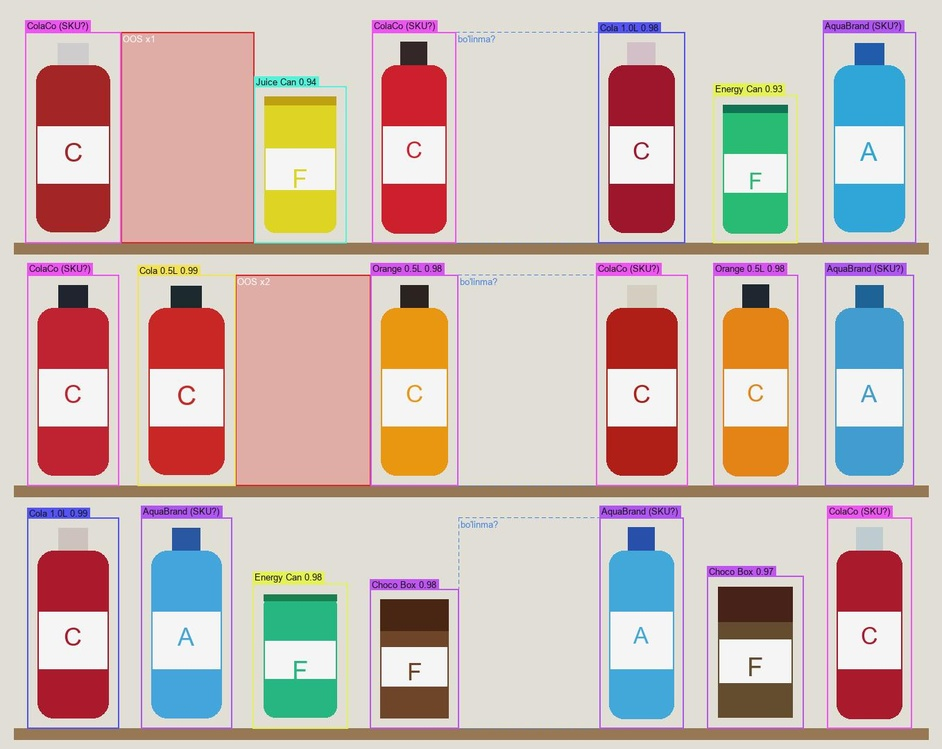
#> input picture frontend/shelf-example.jpg, 942 x 749 px, shrunk from 1358 x 1080 before the run; its folder holds only this picture in this run
$ python -i shelf_lines.py   (imports and definitions only)
#> lines starting #> are read from the running program, lines starting #| are printed output that depends on the picture
"""Javon chetlari (narx relslari) bo'yicha BUTUNLAY bo'sh javon zonalarini topish.

Muammo: oos.py bo'sh joyni mahsulot qatorlari ichidan qidiradi. Agar javonda
umuman mahsulot qolmagan bo'lsa, u "qator" sifatida mavjud emas va hech qachon
OOS deb topilmaydi — holbuki bu eng muhim holat.

Yechim — javon geometriyasini mahsulotlardan emas, rasmning o'zidan olish:
  1. Canny + HoughLinesP -> uzun, deyarli gorizontal segmentlar
     (perspektiva uchun ±25° gacha qiyalik).
  2. Segmentlar bir chiziqqa birlashtiriladi (markazdagi y va burchak bo'yicha)
     -> javon chetlari  y = m·x + b.
  3. Qo'shni chetlar orasidagi zona = javon "qavati".
  4. Himoya (yo'lak, shift, pol chiziqlari uchun): kamida 2 ta mahsulot qatori
     pastki chizig'i biror chetga to'g'ri kelishi kerak (rasm haqiqatan javon).
     Bo'sh zonalar faqat mahsulotli zonalar oralig'ida yoki ulardan ko'pi bilan
     2 qavat pastda qidiriladi, balandligi mahsulotli zonalarga mos bo'lishi kerak.
  5. Zona vertikal tasmalarga bo'linadi; tasma bo'sh = unda turgan mahsulot yo'q
     VA qirralar zichligi mahsulotlarnikidan ancha past. Ketma-ket bo'sh
     tasmalar -> OOS (status "oos", row < 0 = javon zonasi, mahsulot qatori emas).
  6. Ko'p qavatda bir xil x'da takrorlanuvchi tor bo'shliq — bo'linma/ramka.
"""
from __future__ import annotations

from dataclasses import dataclass

import numpy as np

from .types import Detection, Gap


@dataclass
class ShelfEdge:
    m: float            # qiyalik
    b: float            # y = m*x + b
    x1: float
    x2: float
    length: float

    def y(self, x):
        return self.m * np.asarray(x, dtype=float) + self.b


def detect_shelf_edges(image: np.ndarray, min_len_frac: float = 0.15,
                       max_angle: float = 25.0, min_cover_frac: float = 0.3) -> list[ShelfEdge]:
#> called with min_len_frac = 0.15, max_angle = 25, min_cover_frac = 0.3
    import cv2

    H, W = image.shape[:2]
#> H = 749; W = 942
    gray = cv2.cvtColor(image, cv2.COLOR_RGB2GRAY)
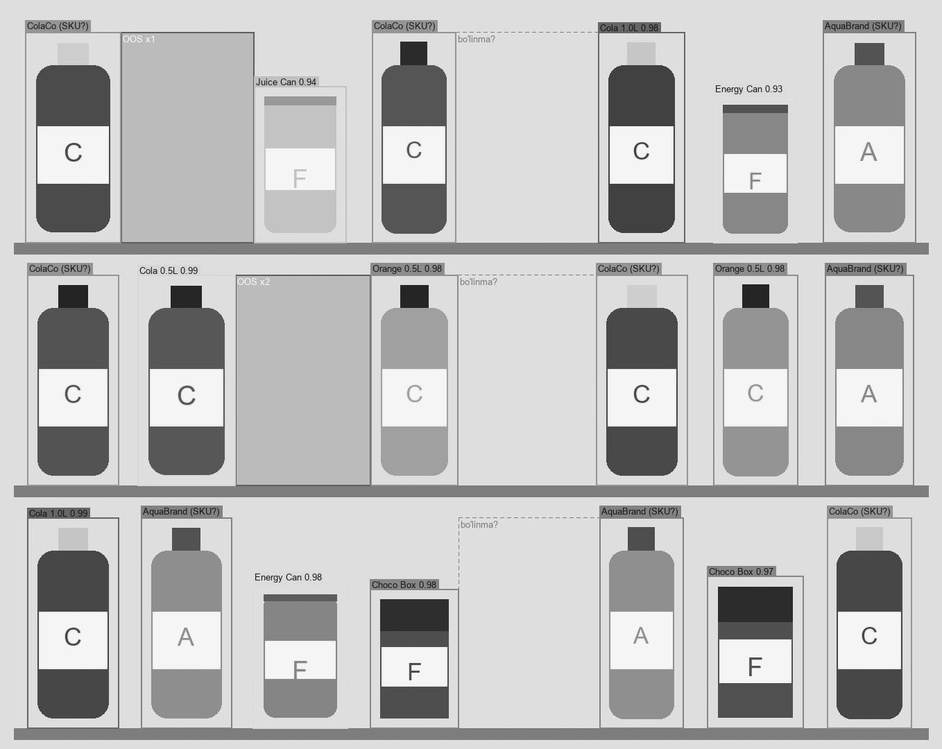
#> gray: shape (749, 942); min 9, max 254, mean 189.3
    edges = cv2.Canny(cv2.GaussianBlur(gray, (5, 5), 0), 40, 120)
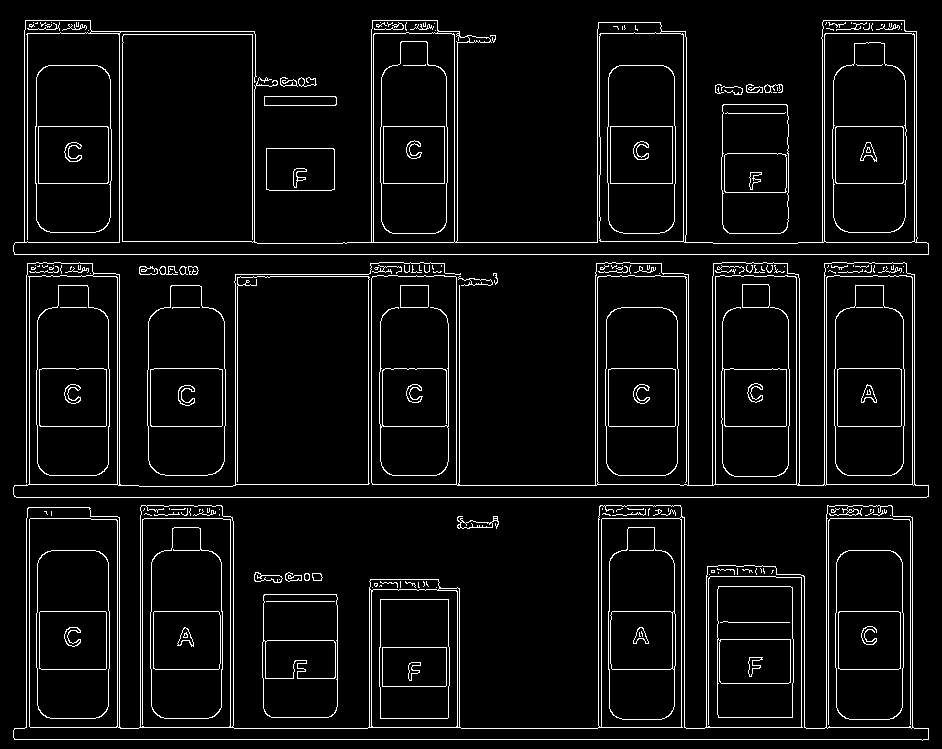
#> edges: shape (749, 942); 5.7% white in thin lines or dots
    L = cv2.HoughLinesP(edges, 1, np.pi / 360, threshold=120,
                        minLineLength=int(min_len_frac * W), maxLineGap=int(0.02 * W))
#> L = 45 rows, first 6: [16, 497, 926, 497], [14, 739, 928, 739], [14, 254, 928, 254], [235, 484, 459, 484], [119, 485, 119, 274], [371, 727, 371, 579]
    if L is None:
        return []
    segs = []
    for x1, y1, x2, y2 in L.reshape(-1, 4).astype(float):
        if x2 < x1:
            x1, y1, x2, y2 = x2, y2, x1, y1
        ang = np.degrees(np.arctan2(y2 - y1, x2 - x1))
        if abs(ang) > max_angle or x2 - x1 < 1:
            continue
        m = (y2 - y1) / (x2 - x1)
        segs.append((y1 + m * (W / 2 - x1), ang, x1, y1, x2, y2, np.hypot(x2 - x1, y2 - y1)))
#> this loop made 45 passes
#> (x1, y1, x2, y2, ang) on passes 1 to 12: (16, 497, 926, 497, 0), (14, 739, 928, 739, 0), (14, 254, 928, 254, 0), (235, 484, 459, 484, 0), (119, 485, 119, 274, -90), (371, 727, 371, 579, -90), (25, 727, 233, 727, 0), (343, 242, 597, 242, 0), (826, 483, 826, 263, -90), (597, 483, 597, 263, -90), (912, 483, 912, 274, -90), (26, 726, 26, 518, -90)
#> after the loop, segs = 8 items, first 6: (497, 0, 16, 497, 926, 497, 910), (739, 0, 14, 739, 928, 739, 914), (254, 0, 14, 254, 928, 254, 914), (484, 0, 235, 484, 459, 484, 224), (727, 0, 25, 727, 233, 727, 208), (242, 0, 343, 242, 597, 242, 254)
    segs.sort(key=lambda s: s[0])

    groups: list[list] = []
    for s in segs:
        if groups and abs(s[0] - groups[-1][-1][0]) < 0.015 * H and \
                abs(s[1] - np.mean([g[1] for g in groups[-1]])) < 3.0:
            groups[-1].append(s)
        else:
            groups.append([s])
#> this loop made 8 passes
#> after the loop, groups = 8 items

    out = []
    for g in groups:
        xs = np.array([[s[2], s[4]] for s in g]).ravel()
        ys = np.array([[s[3], s[5]] for s in g]).ravel()
        w = np.repeat([s[6] for s in g], 2)
        x_lo, x_hi = float(xs.min()), float(xs.max())
        if x_hi - x_lo < min_cover_frac * W:
            continue
        A = np.stack([xs, np.ones_like(xs)], 1) * w[:, None]
        m, b = np.linalg.lstsq(A, ys * w, rcond=None)[0]
        out.append(ShelfEdge(float(m), float(b), x_lo, x_hi, float(sum(s[6] for s in g))))
#> this loop made 8 passes
#> (g, ys, w, x_lo, x_hi) on passes 1, 2, 4, 5, 7: ([(31, 0, 91, 31, 254, 31, 163)], [31, 31], [163, 163], 91, 254), ([(242, 0, 343, 242, 597, 242, 254)], [242, 242], [254, 254], 343, 597), ([(276, 0, 235, 276, 460, 276, 225)], [276, 276], [225, 225], 235, 460), ([(484, 0, 235, 484, 459, 484, 224)], [484, 484], [224, 224], 235, 459), ([(727, 0, 25, 727, 233, 727, 208)], [727, 727], [208, 208], 25, 233)
#> (g, ys, w, x_lo, x_hi, A, m, b) on passes 3, 6, 8: ([(254, 0, 14, 254, 928, 254, 914)], [254, 254], [914, 914], 14, 928, [[12796, 914], [848192, 914]], -7.93e-17, 254), ([(497, 0, 16, 497, 926, 497, 910)], [497, 497], [910, 910], 16, 926, [[14560, 910], [842660, 910]], 3.35e-17, 497), ([(739, 0, 14, 739, 928, 739, 914)], [739, 739], [914, 914], 14, 928, [[12796, 914], [848192, 914]], 3.59e-17, 739)
#> after the loop, out = 3 items
    out.sort(key=lambda e: float(e.y(W / 2)))
    return out


# [187 lines left out: functions shelf_support, _edge_density_map, find_empty_shelves, not called in this run]

>>> import cv2
>>> picture = cv2.cvtColor(cv2.imread('../../frontend/shelf-example.jpg'), cv2.COLOR_BGR2RGB)
>>> result = detect_shelf_edges(picture)
#> result = 3 items
